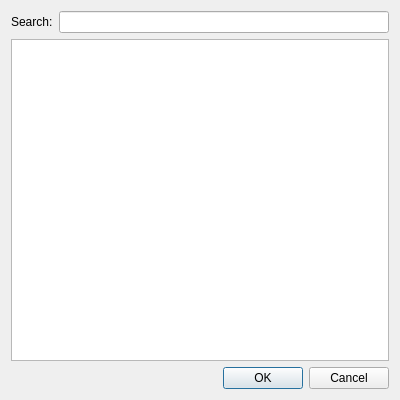
<?xml version="1.0" encoding="UTF-8"?>
<ui version="4.0">
 <class>GotoDialog</class>
 <widget class="QDialog" name="GotoDialog">
  <property name="geometry">
   <rect>
    <x>0</x>
    <y>0</y>
    <width>400</width>
    <height>400</height>
   </rect>
  </property>
  <property name="windowTitle">
   <string>Go To</string>
  </property>
  <layout class="QGridLayout" name="gridLayout">
   <item row="0" column="0">
    <layout class="QHBoxLayout" name="horizontalLayout">
     <item>
      <widget class="QLabel" name="label">
       <property name="text">
        <string>Search:</string>
       </property>
      </widget>
     </item>
     <item>
      <widget class="QLineEdit" name="textSearch"/>
     </item>
    </layout>
   </item>
   <item row="1" column="0">
    <widget class="QListWidget" name="listWidget"/>
   </item>
   <item row="2" column="0">
    <widget class="QDialogButtonBox" name="buttonBox">
     <property name="orientation">
      <enum>Qt::Horizontal</enum>
     </property>
     <property name="standardButtons">
      <set>QDialogButtonBox::Cancel|QDialogButtonBox::Ok</set>
     </property>
     <property name="centerButtons">
      <bool>false</bool>
     </property>
    </widget>
   </item>
  </layout>
 </widget>
 <resources/>
 <connections>
  <connection>
   <sender>buttonBox</sender>
   <signal>accepted()</signal>
   <receiver>GotoDialog</receiver>
   <slot>accept()</slot>
   <hints>
    <hint type="sourcelabel">
     <x>248</x>
     <y>254</y>
    </hint>
    <hint type="destinationlabel">
     <x>157</x>
     <y>274</y>
    </hint>
   </hints>
  </connection>
  <connection>
   <sender>buttonBox</sender>
   <signal>rejected()</signal>
   <receiver>GotoDialog</receiver>
   <slot>reject()</slot>
   <hints>
    <hint type="sourcelabel">
     <x>316</x>
     <y>260</y>
    </hint>
    <hint type="destinationlabel">
     <x>286</x>
     <y>274</y>
    </hint>
   </hints>
  </connection>
 </connections>
</ui>
